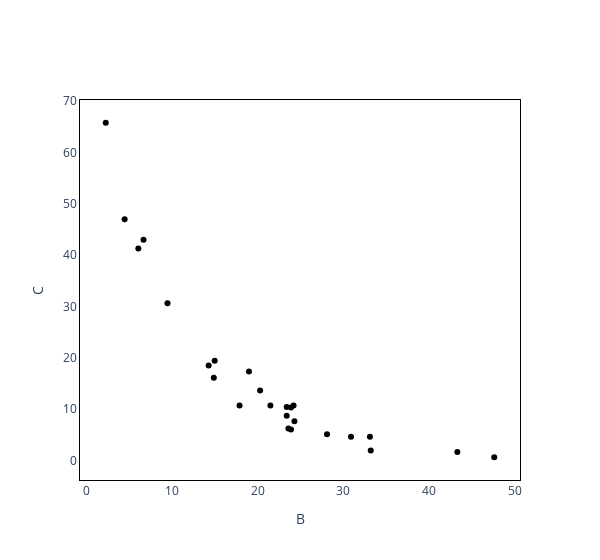

Notebook cell for this chart:
### Code cell
with Backend("plotly"):
    fig = df.iloc[:, 1:3].pyroplot.scatter()

fig

### Figure 1 — Plotly figure (JSON) as saved in the notebook; plotly's stock layout.template omitted (floating-point values rounded to 4 significant figures)
{"data": [{"marker": {"color": "rgba(0, 0, 0, 1)"}, "mode": "markers", "showlegend": false, "text": ["Sample K1", "Sample K2", "Sample K3", "Sample K4", "Sample K5", "Sample K6", "Sample K7", "Sample K8", "Sample K9", "Sample K10", "Sample K11", "Sample K12", "Sample K13", "Sample K14", "Sample K15", "Sample K16", "Sample K17", "Sample K18", "Sample K19", "Sample K20", "Sample K21", "Sample K22", "Sample K23", "Sample K24", "Sample K25"], "type": "scatter", "x": [6.1, 14.9, 23.9, 24.2, 47.6, 33.2, 21.5, 23.6, 2.3, 23.4, 6.7, 28.1, 24.3, 9.5, 19, 43.3, 23.9, 20.3, 17.9, 14.3, 30.9, 33.1, 23.4, 4.5, 15.0], "y": [41.3, 16.1, 6, 10.7, 0.6, 1.9, 10.7, 6.2, 65.8, 10.4, 43.0, 5.1, 7.6, 30.6, 17.3, 1.6, 10.3, 13.6, 10.7, 18.5, 4.6, 4.573, 8.7, 47, 19.4]}], "layout": {"plot_bgcolor": "white", "width": 600, "xaxis": {"linecolor": "black", "mirror": true, "title": {"text": "B"}}, "yaxis": {"linecolor": "black", "mirror": true, "title": {"text": "C"}}}}
